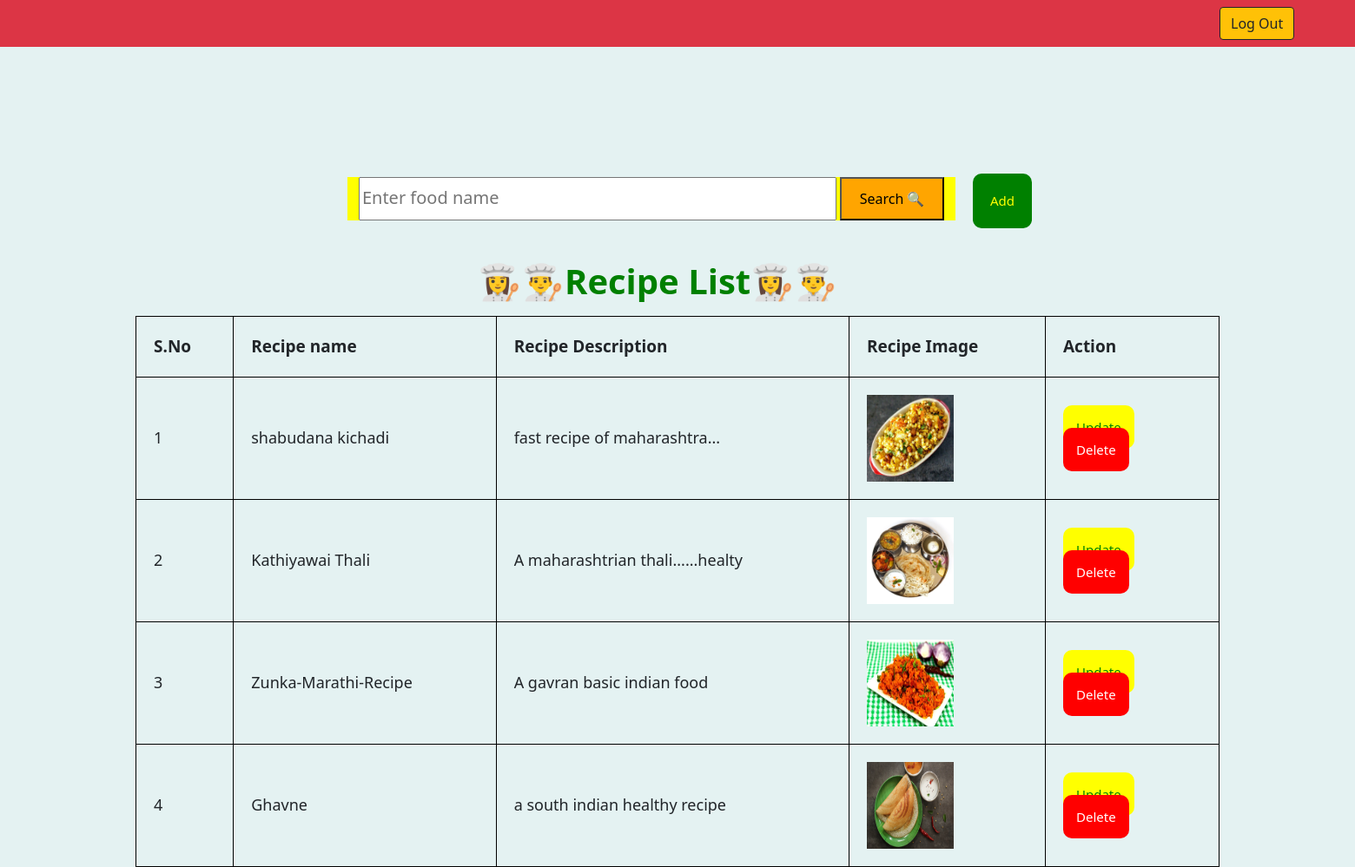
The app's page /show_recipe/ (signed in) with its own data.
### vegies/models.py (models this page shows)
class Recipe(models.Model):
    user = models.ForeignKey(User, on_delete=models.CASCADE, null=True, blank=True)
    recipe_name = models.CharField(max_length=100)
    recipe_description = models.TextField()
    recipe_image = models.ImageField(upload_to="recipie_image")

### vegies/views.py (the view)
# urls.py: path('show_recipe/',show_recipe, name="show_recipe"),
@login_required(login_url='/login/')
def show_recipe(request):
    data =  Recipe.objects.all().values()
    return render(request, "recipe_table.html", context={"data":data})

### vegies/templates/recipe_table.html (shortened to what this page needs)
{% extends "base1.html" %}
{% block start%}
<div class="searchFood">
    <form>
       <input type="text" name="search" required placeholder="Enter food name" id="food"/>
       <input type="submit" value="Search 🔍" id="search"/>
    </form>
</div>
<a href="/recipes/" class="butn3">Add</a>
    <table>
        <div style="font-size:40px;font-weight:bold;color:green;position:relative; top:190px;left:550px;">👩‍🍳👨‍🍳Recipe List👩‍🍳👨‍🍳</div>
        <tr>
            <th>S.No</th>
            <th>Recipe name</th>
            <th>Recipe Description</th>
            <th>Recipe Image</th>
            <th>Action</th>
        </tr>
        {% for x in data %}
        <tr>
           <td>{{forloop.counter}}</td>
           <td>{{x.recipe_name}}</td>
           <td>{{x.recipe_description}}</td>
           <td><img src="/media/{{x.recipe_image}}" id="image"></td>
           <td style="width:200px;">
               <a href="/update_Recipe/{{x.id}}/" class="butn2">Update</a>
               <a href="/delete_Recipe/{{x.id}}/" class="butn1">Delete</a>
           </td>
        </tr>
        {% endfor %}
    </table>
{% endblock %}

### vegies/templates/base1.html (style rules this page uses)
body { background-color:rgba(228,242,242,255); }
input,textarea { width: 550px; height: 40px; }
table,th,td { margin:auto; border:1px solid black; border-collapse:collapse; padding:20px; }
table { width:80%; position:relative; top:200px; }
th { font-size:19px; }
td { font-size:18px; line-height:25px; }
a { text-decoration:none; color:blue; font-size:15px; }
.butn1 { padding:15px; background-color:red; color:white; border-radius:10px; }
.butn2 { padding:15px; background-color:yellow; color:green; border-radius:10px; }
.butn3 { padding:20px; position:absolute; left:1120px; top:200px; background-color:green; color:yellow; border-radius:10px; }
#image { height:100px; width:100px; }
.searchFood { width:700px; position:relative; top:150px; left:400px; display:flex; justify-content:center; background-color:yellow; }
#food { height:50px; width:550px; }
#search { height:50px; width:120px; background-color:orange; }
#food::placeholder { font-size:20px; }

### records on screen
Recipe: recipe_name "shabudana kichadi", recipe_description "fast recipe of maharashtra...", recipe_image (picture)
Recipe: recipe_name "Kathiyawai Thali", recipe_description "A maharashtrian thali......healty", recipe_image (picture)
Recipe: recipe_name "Zunka-Marathi-Recipe", recipe_description "A gavran basic indian food", recipe_image (picture)
Recipe: recipe_name "Ghavne", recipe_description "a south indian healthy recipe", recipe_image (picture)
